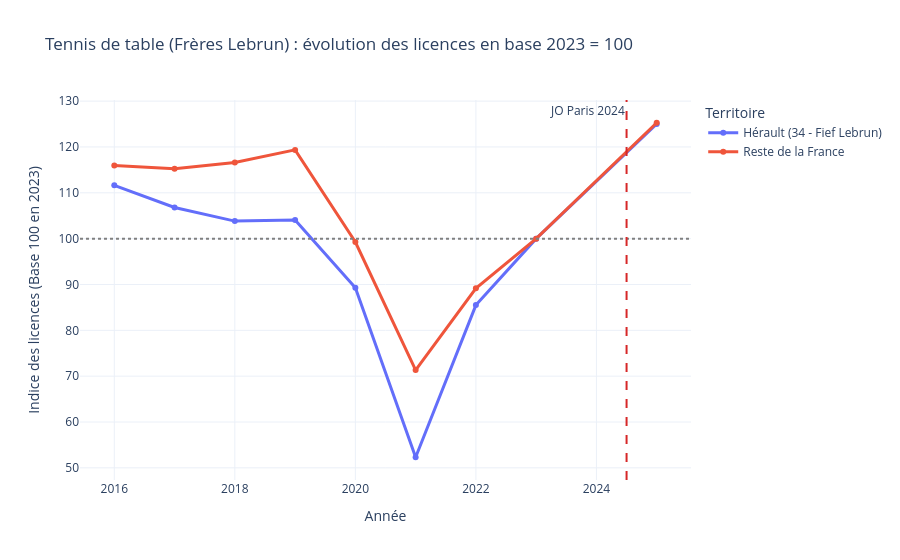

Notebook code for this chart:
### Code cell
CODE_FFTT = "124"  # À ajuster selon le tableau ci-dessus

df_ping_100 = preparer_serie_base_100(
    df_licences,
    federation=CODE_FFTT,
    dep_cible="34",
    annee_ref=2023,
    label_cible="Hérault (34 - Fief Lebrun)",
    col_fed="code_fed",
)

ecart_did = calculer_ecart_double_difference(
    df_ping_100, label_cible="Hérault (34 - Fief Lebrun)", annee_avant=2023, annee_apres=2025
)
print(f"Surplus de croissance dans l'Hérault (2023-2025) : {ecart_did:+.1f} points d'indice")

fig_courbe = plot_effet_local_base100(df_ping_100, "Tennis de table", "Frères Lebrun", annee_ref=2023, annee_evenement=2024.5)
# 2024 correspond a septembre 2023- juin 2024 donc pas encore l'effet des JO (que de l'anticipation, mais osef ici)
fig_courbe.show()

df_ping_carte = calculer_croissance_departementale(
    df_licences, federation=CODE_FFTT, annee_debut=2023, annee_fin=2025, col_fed="code_fed"
)
fig_carte = plot_carte_croissance_dep(df_ping_carte, "Tennis de table", annee_debut=2023, annee_fin=2025)
fig_carte.show()

### Figure 1 — Plotly figure (JSON) as saved in the notebook; plotly's stock layout.template omitted (floating-point values rounded to 4 significant figures)
{"data": [{"hovertemplate": "Territoire=Hérault (34 - Fief Lebrun)<br>Année=%{x}<br>Indice des licences (Base 100 en 2023)=%{y}<extra></extra>", "legendgroup": "Hérault (34 - Fief Lebrun)", "line": {"color": "#636efa", "dash": "solid", "width": 3}, "marker": {"symbol": "circle"}, "mode": "lines+markers", "name": "Hérault (34 - Fief Lebrun)", "orientation": "v", "showlegend": true, "type": "scatter", "x": [2016, 2017, 2018, 2019, 2020, 2021, 2022, 2023, 2025], "xaxis": "x", "y": [111.6, 106.8, 103.8, 104.1, 89.27, 52.31, 85.5, 100.0, 125.0], "yaxis": "y"}, {"hovertemplate": "Territoire=Reste de la France<br>Année=%{x}<br>Indice des licences (Base 100 en 2023)=%{y}<extra></extra>", "legendgroup": "Reste de la France", "line": {"color": "#EF553B", "dash": "solid", "width": 3}, "marker": {"symbol": "circle"}, "mode": "lines+markers", "name": "Reste de la France", "orientation": "v", "showlegend": true, "type": "scatter", "x": [2016, 2017, 2018, 2019, 2020, 2021, 2022, 2023, 2025], "xaxis": "x", "y": [116.0, 115.3, 116.6, 119.4, 99.26, 71.32, 89.16, 100.0, 125.3], "yaxis": "y"}], "layout": {"annotations": [{"showarrow": false, "text": "JO Paris 2024", "x": 2024.0, "xanchor": "right", "xref": "x", "y": 1, "yanchor": "top", "yref": "y domain"}], "legend": {"title": {"text": "Territoire"}, "tracegroupgap": 0}, "shapes": [{"line": {"color": "gray", "dash": "dot"}, "type": "line", "x0": 0, "x1": 1, "xref": "x domain", "y0": 100, "y1": 100, "yref": "y"}, {"line": {"color": "#d62728", "dash": "dash"}, "type": "line", "x0": 2024.0, "x1": 2024.0, "xref": "x", "y0": 0, "y1": 1, "yref": "y domain"}], "title": {"text": "Tennis de table (Frères Lebrun) : évolution des licences en base 2023 = 100"}, "xaxis": {"anchor": "y", "domain": [0, 1], "title": {"text": "Année"}}, "yaxis": {"anchor": "x", "domain": [0, 1], "title": {"text": "Indice des licences (Base 100 en 2023)"}}}}
